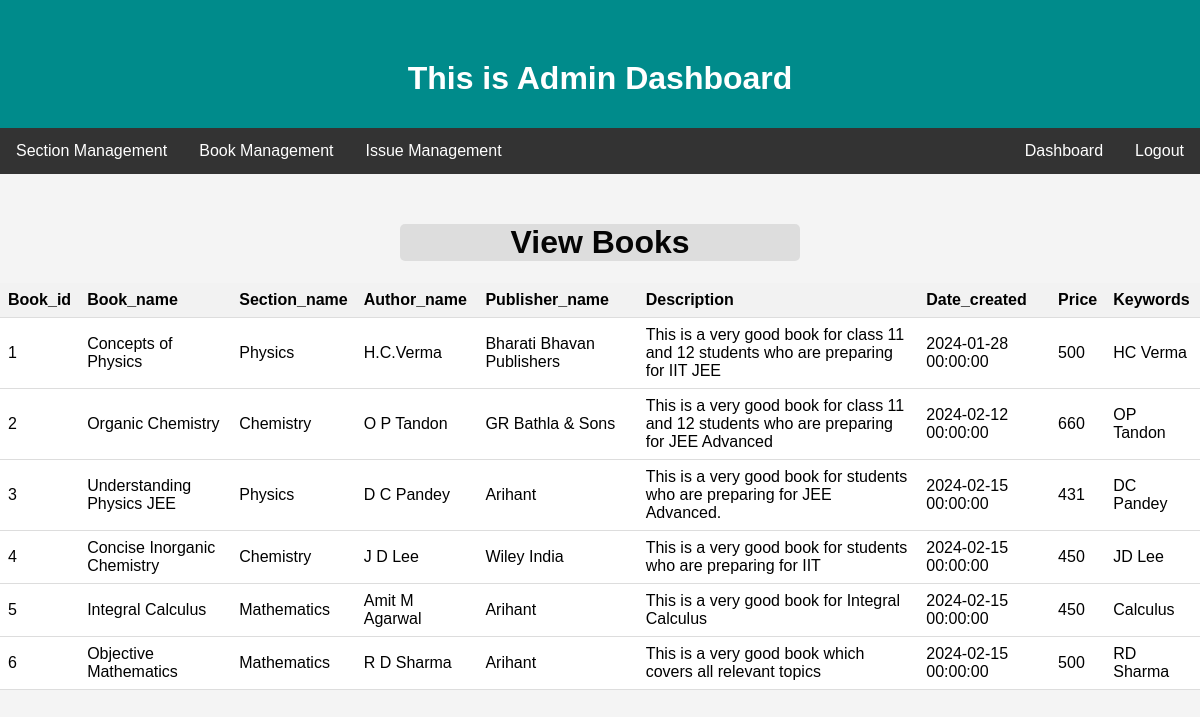
The app's page /view_books (signed in), older data.
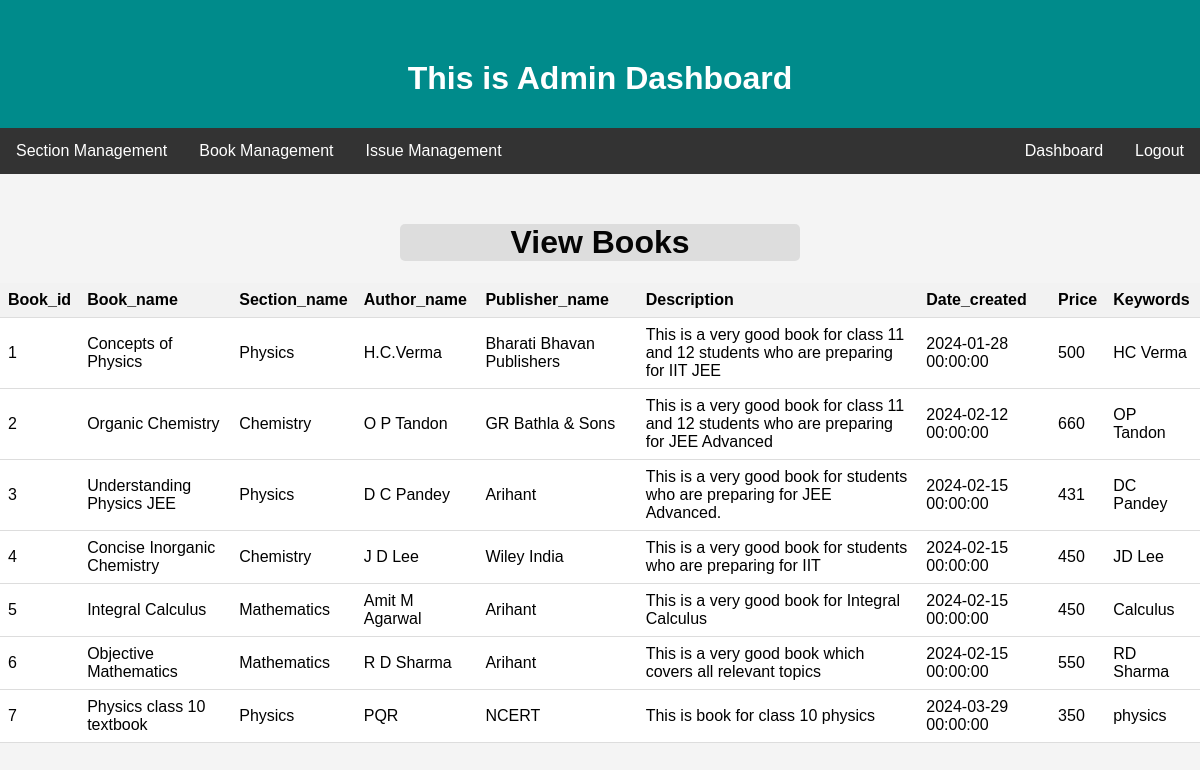
The same page, newer data.
### application/models.py (models this page shows, shortened)
class Book(db.Model):
    book_id = db.Column(db.Integer, primary_key=True, autoincrement=True)
    name = db.Column(db.String(80), unique=True, nullable=False)
    section_name = db.Column(db.String(80), nullable=False)
    author_name = db.Column(db.String(80),  nullable=False)
    publisher_name = db.Column(db.String(80), nullable=False)
    description = db.Column(db.String(120), unique=True, nullable=False)
    date_created = db.Column(db.DateTime, nullable=False)
    price = db.Column(db.Integer, nullable=False)
    keywords = db.Column(db.String(80), unique=True, nullable=False)

### application/routes.py (the view)
@app.route('/view_books',methods=['GET','POST'])
def view_books():
    if not session.get('user'):
        return redirect(url_for('login'))
    if session.get('user')['role'] != 'admin':
        return redirect(url_for('login'))
    books = Book.query.all()
    return render_template('view_books.html',books=books)

### templates/view_books.html (shortened to what this page needs)
<!DOCTYPE html>
<html lang="en">
<head>
</head>
<body>
    <header>
        <h1>This is Admin Dashboard</h1>
    </header>
    <nav>
        <div class="dropdown">
            <button class="dropbtn">Section Management</button>
        </div>
        <div class="dropdown">
            <button class="dropbtn">Book Management</button>
        </div>
        <div class="dropdown">
            <button class="dropbtn">Issue Management</button>
        </div>
        <div class="logout"><a href="/logout">Logout</a></div>
        <div class="logout"><a href="/admin">Dashboard</a></div>
    </nav>
    <h1 class="heading">View Books</h1>
    <table id="myTable">
        <tr>
        <th>Book_id</th>
        <th>Book_name</th>
        <th>Section_name</th>
        <th>Author_name</th>
        <th>Publisher_name</th>
        <th>Description</th>
        <th>Date_created</th>
        <th>Price</th>
        <th>Keywords</th>
        </tr>
        {% for book in books %}
        <tr>
            <td>{{book['book_id']}}</td>
            <td>{{book['name']}}</td>
            <td>{{book['section_name']}}</td>
            <td>{{book['author_name']}}</td>
            <td>{{book['publisher_name']}}</td>
            <td>{{book['description']}}</td>
            <td>{{book['date_created']}}</td>
            <td>{{book['price']}}</td>
            <td>{{book['keywords']}}</td>
        </tr>
        {% endfor %}
    </table>
</body>
</html>

Row changes from the older to the newer data that the page shows:
changed Book "Objective Mathematics": price "500" → "550"
added Book: book_id "7", name "Physics class 10 textbook", section_name "Physics", author_name "PQR", publisher_name "NCERT", description "This is book for class 10 physics", date_created "2024-03-29 00:00:00", price "350", keywords "physics"
